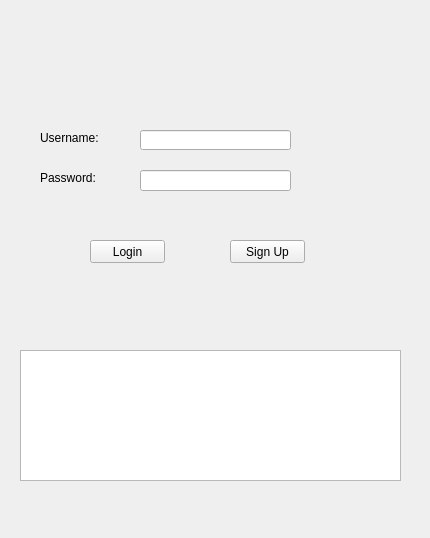
<?xml version="1.0" encoding="UTF-8"?>
<ui version="4.0">
 <class>MainWindow</class>
 <widget class="QMainWindow" name="MainWindow">
  <property name="geometry">
   <rect>
    <x>0</x>
    <y>0</y>
    <width>430</width>
    <height>538</height>
   </rect>
  </property>
  <property name="windowTitle">
   <string>Client</string>
  </property>
  <widget class="QWidget" name="centralwidget">
   <widget class="QStackedWidget" name="stackedWidget">
    <property name="geometry">
     <rect>
      <x>20</x>
      <y>20</y>
      <width>391</width>
      <height>511</height>
     </rect>
    </property>
    <property name="currentIndex">
     <number>0</number>
    </property>
    <widget class="QWidget" name="page">
     <widget class="QLabel" name="label">
      <property name="geometry">
       <rect>
        <x>20</x>
        <y>110</y>
        <width>91</width>
        <height>16</height>
       </rect>
      </property>
      <property name="text">
       <string>Username:</string>
      </property>
     </widget>
     <widget class="QLineEdit" name="usernameLineEdit">
      <property name="geometry">
       <rect>
        <x>120</x>
        <y>110</y>
        <width>151</width>
        <height>20</height>
       </rect>
      </property>
     </widget>
     <widget class="QLabel" name="label_2">
      <property name="geometry">
       <rect>
        <x>20</x>
        <y>150</y>
        <width>71</width>
        <height>16</height>
       </rect>
      </property>
      <property name="text">
       <string>Password:</string>
      </property>
     </widget>
     <widget class="QLineEdit" name="passwordLineEdit">
      <property name="geometry">
       <rect>
        <x>120</x>
        <y>150</y>
        <width>151</width>
        <height>21</height>
       </rect>
      </property>
      <property name="echoMode">
       <enum>QLineEdit::Password</enum>
      </property>
     </widget>
     <widget class="QPushButton" name="loginButton">
      <property name="geometry">
       <rect>
        <x>70</x>
        <y>220</y>
        <width>75</width>
        <height>23</height>
       </rect>
      </property>
      <property name="text">
       <string>Login</string>
      </property>
     </widget>
     <widget class="QPushButton" name="signupButton">
      <property name="geometry">
       <rect>
        <x>210</x>
        <y>220</y>
        <width>75</width>
        <height>23</height>
       </rect>
      </property>
      <property name="text">
       <string>Sign Up</string>
      </property>
     </widget>
     <widget class="QTextEdit" name="outputTextEdit">
      <property name="geometry">
       <rect>
        <x>0</x>
        <y>330</y>
        <width>381</width>
        <height>131</height>
       </rect>
      </property>
      <property name="readOnly">
       <bool>true</bool>
      </property>
     </widget>
    </widget>
    <widget class="QWidget" name="page_2">
     <widget class="QPushButton" name="logoutButton">
      <property name="geometry">
       <rect>
        <x>150</x>
        <y>190</y>
        <width>75</width>
        <height>23</height>
       </rect>
      </property>
      <property name="text">
       <string>Logout</string>
      </property>
     </widget>
     <widget class="QPushButton" name="receiveButton">
      <property name="geometry">
       <rect>
        <x>150</x>
        <y>120</y>
        <width>75</width>
        <height>23</height>
       </rect>
      </property>
      <property name="text">
       <string>Receive</string>
      </property>
     </widget>
    </widget>
    <widget class="QWidget" name="page_3">
     <widget class="QTextEdit" name="TextQuestion">
      <property name="geometry">
       <rect>
        <x>50</x>
        <y>60</y>
        <width>291</width>
        <height>301</height>
       </rect>
      </property>
     </widget>
     <widget class="QPushButton" name="backButton">
      <property name="geometry">
       <rect>
        <x>10</x>
        <y>10</y>
        <width>89</width>
        <height>25</height>
       </rect>
      </property>
      <property name="text">
       <string>Back</string>
      </property>
     </widget>
     <widget class="QPushButton" name="nextQues">
      <property name="geometry">
       <rect>
        <x>160</x>
        <y>410</y>
        <width>89</width>
        <height>25</height>
       </rect>
      </property>
      <property name="text">
       <string>PushButton</string>
      </property>
     </widget>
    </widget>
   </widget>
  </widget>
 </widget>
 <resources/>
 <connections/>
</ui>
